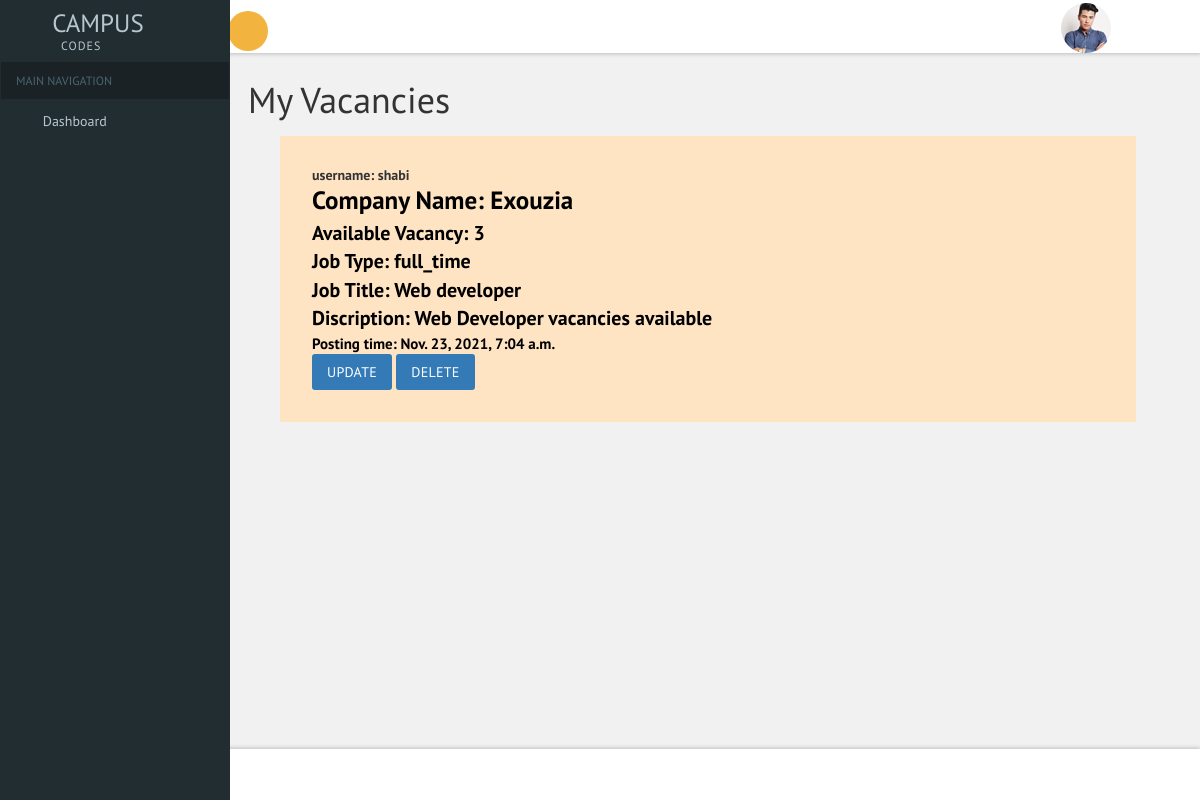
Screenshot of /view_vacancies with the database file from the repository.
### alumni/models.py (models this page shows, shortened)
class JobVacancies(models.Model):
    user=models.ForeignKey(User,on_delete=models.CASCADE,null=True,blank=True)
    alumni=models.ForeignKey(AlumniRegister,on_delete=models.CASCADE,null=True,blank=True)
    company=models.ForeignKey(Company,on_delete=models.CASCADE,null=True,blank=True)
    available_vacancy=models.IntegerField()
    part_time='part_time'
    full_time='full_time'
    job_types=[
        (part_time,'part_time'),
        (full_time,'full_time')
    ]
    job_type=models.CharField(max_length=50,choices=job_types,default=full_time)
    job_title=models.CharField(max_length=50)
    description=models.TextField()
    date=models.DateTimeField(default=timezone.now)

class Company(models.Model):
    comapany_name=models.CharField(max_length=50)
    company_area=models.CharField(max_length=50)

### alumni/views.py (the view)
# urls.py: path('view_vacancies',views.view_vacancies,name='view_vacancies'),
def view_vacancies(request):
    vacancies=JobVacancies.objects.filter().order_by('-date')
    return render(request,'my_vacancies.html',{'vacancies':vacancies})

### alumni/templates/my_vacancies.html
{% extends 'dashboard.html' %}
{% block content %}
<h1>My Vacancies</h1>
{% for i in vacancies %}
<div class="card-group" style="margin-bottom: 1em;" >
    <div class="card" style="background-color: bisque;margin-left: 2em;margin-right: 2em;margin-top: 1em;padding: 2em;">
      <div class="card-body">
        <h5 class="card-title" style="font-weight: bold;">username: {{i.user}}</h5>
        <p class="card-text" style="font-weight: bold;color: black;font-size: 25px;">Company Name: {{i.company.comapany_name}}</p>
        <p class="card-text" style="font-weight: bold;color: black;font-size: 20px;">Available Vacancy: {{i.available_vacancy}}</p>
        <p class="card-text" style="font-weight: bold;color: black;font-size: 20px;">Job Type: {{i.job_type}}</p>
        <p class="card-text" style="font-weight: bold;color: black;font-size: 20px;">Job Title: {{i.job_title}}</p>
        <p class="card-text" style="font-weight: bold;color: black;font-size: 20px;">Discription: {{i.description}}</p>
        <p class="card-text" style="font-weight: bold;color: black;font-size: 15px;">Posting time: {{i.date}}</p>
        <a href="{% url 'update_vacancy' i.id %}" class="btn btn-primary">Update</a>
        <a href="{% url 'delete_vacancy' i.id %}" class="btn btn-primary">Delete</a>
      </div>
    </div>
</div>
{% endfor %}
{% endblock %}

### rows the page displays
JobVacancies: user "shabi", company.comapany_name "Exouzia", available_vacancy "3", job_type "full_time", job_title "Web developer", description "Web Developer vacancies available", date "Nov. 23, 2021, 7:04 a.m."
